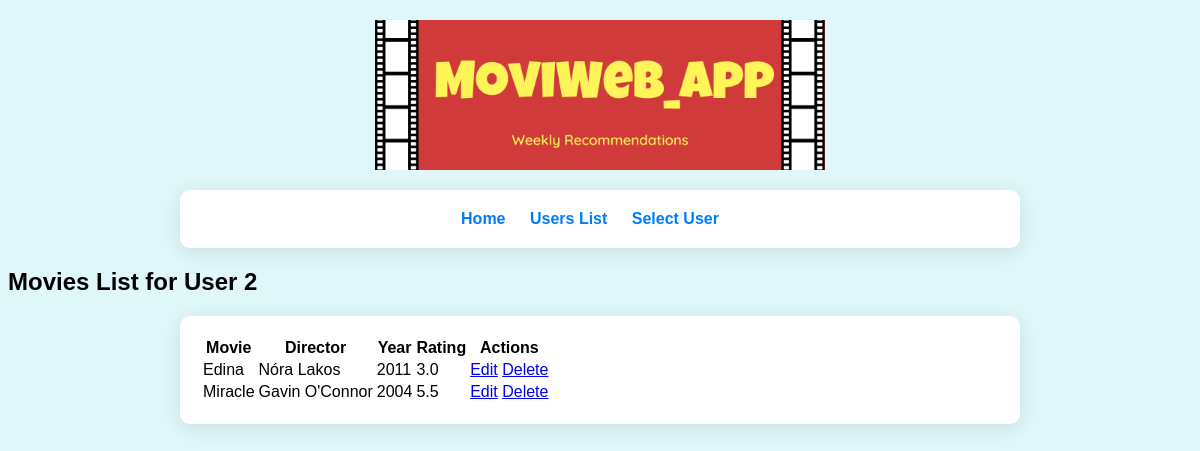
The page /user/2/movies on the database its author committed.
### modelsDB.py (models this page shows)
class Movie(db.Model):
    id = db.Column(db.Integer, primary_key=True)
    name = db.Column(db.String(100), nullable=False)
    director = db.Column(db.String(100), nullable=False)
    year = db.Column(db.Integer, nullable=False)
    rating = db.Column(db.Float, nullable=False)
    user_id = db.Column(db.Integer, db.ForeignKey('user.id'), nullable=False)

### app.py (the view)
    @app.route('/user/<int:user_id>/movies')
    def user_movies(user_id):
        movies = data_manager.get_user_movies(user_id)
        return render_template('movies.html', movies=movies, user_id=user_id)

### datamanager/sqlite_data_manager.py (called while the page is built)
    def get_user_movies(self, user_id):
        with current_app.app_context():
            user = User.query.get(user_id)
            return user.movies if user else []

### templates/movies.html (shortened to what this page needs)
<!DOCTYPE html>
<html lang="en">
<head>
    <link rel="stylesheet" href="{{ url_for('static', filename='styles.css') }}">
</head>
<body>
<header>
    <img src="{{ url_for('static', filename='header_logo.png') }}" alt="Header Logo" class="header-logo">
</header>
    <div class="nav-container">
            <nav>
                <ul class="nav-list">
                    <li><a href="{{ url_for('home') }}">Home</a></li>
                    <li><a href="{{ url_for('list_users') }}">Users List</a></li>
                    <li><a href="{{ url_for('select_user') }}">Select User</a></li>
                </ul>
            </nav>
        </div>
    <h2>Movies List for User {{ user_id }}</h2>
<div class="nav-container">
    <table class="user-table">
        <thead>
            <tr>
                <th>Movie</th>
                <th>Director</th>
                <th>Year</th>
                <th>Rating</th>
                <th>Actions</th>
            </tr>
        </thead>
        <tbody>
            {% for movie in movies %}
                <tr>
                    <td>{{ movie.name }}</td>
                    <td>{{ movie.director }}</td>
                    <td>{{ movie.year }}</td>
                    <td>{{ movie.rating }}</td>
                    <td>
                        <a href="{{ url_for('update_movie', user_id=user_id, movie_id=movie.id) }}">Edit</a>
                        <a href="{{ url_for('delete_movie', user_id=user_id, movie_id=movie.id) }}">Delete</a>
                    </td>
                </tr>
            {% endfor %}
        </tbody>
    </table>
</div>
</body>
</html>

### static/styles.css (style rules this page uses)
body { font-family: Arial, sans-serif; background-color: #e0f7fa; }
header { text-align: center; margin: 20px 0; }
.header-logo { max-width: 450px; height: auto; display: block; margin: 0 auto; }
.nav-container { background-color: #fff; padding: 20px; border-radius: 10px; box-shadow: 0 4px 20px rgba(0, 0, 0, 0.1); max-width: 800px; margin: 0 auto; transition: transform 0.3s; }
.nav-list { list-style-type: none; padding: 0; margin: 0; text-align: center; }
.nav-list li { display: inline; margin-right: 20px; }
.nav-list li a { text-decoration: none; color: #007BFF; font-weight: bold; }

### rows shown on the page
Movie: name "Edina", director "Nóra Lakos", year "2011", rating "3.0"
Movie: name "Miracle", director "Gavin O'Connor", year "2004", rating "5.5"

### other values the page prints
{{ user_id }} "2"
